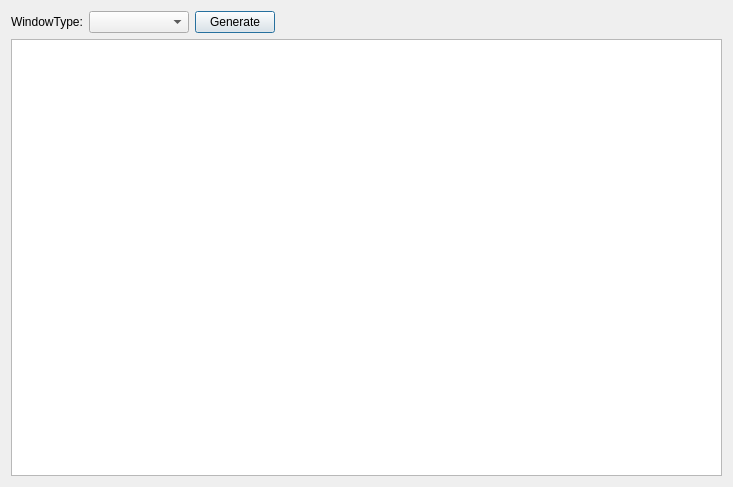
<?xml version="1.0" encoding="UTF-8"?>
<ui version="4.0">
 <class>QWindowTypeTestClass</class>
 <widget class="QDialog" name="QWindowTypeTestClass">
  <property name="geometry">
   <rect>
    <x>0</x>
    <y>0</y>
    <width>733</width>
    <height>487</height>
   </rect>
  </property>
  <property name="windowTitle">
   <string>QWindowTypeTest</string>
  </property>
  <layout class="QVBoxLayout" name="verticalLayout">
   <item>
    <layout class="QHBoxLayout" name="horizontalLayout">
     <item>
      <widget class="QLabel" name="label">
       <property name="text">
        <string>WindowType:</string>
       </property>
      </widget>
     </item>
     <item>
      <widget class="QComboBox" name="comboBox">
       <property name="minimumSize">
        <size>
         <width>100</width>
         <height>0</height>
        </size>
       </property>
      </widget>
     </item>
     <item>
      <widget class="QPushButton" name="pushButton">
       <property name="text">
        <string>Generate</string>
       </property>
       <property name="default">
        <bool>true</bool>
       </property>
      </widget>
     </item>
     <item>
      <spacer name="horizontalSpacer">
       <property name="orientation">
        <enum>Qt::Horizontal</enum>
       </property>
       <property name="sizeHint" stdset="0">
        <size>
         <width>40</width>
         <height>20</height>
        </size>
       </property>
      </spacer>
     </item>
    </layout>
   </item>
   <item>
    <widget class="QTextEdit" name="textEdit"/>
   </item>
  </layout>
 </widget>
 <layoutdefault spacing="6" margin="11"/>
 <resources/>
 <connections/>
</ui>
